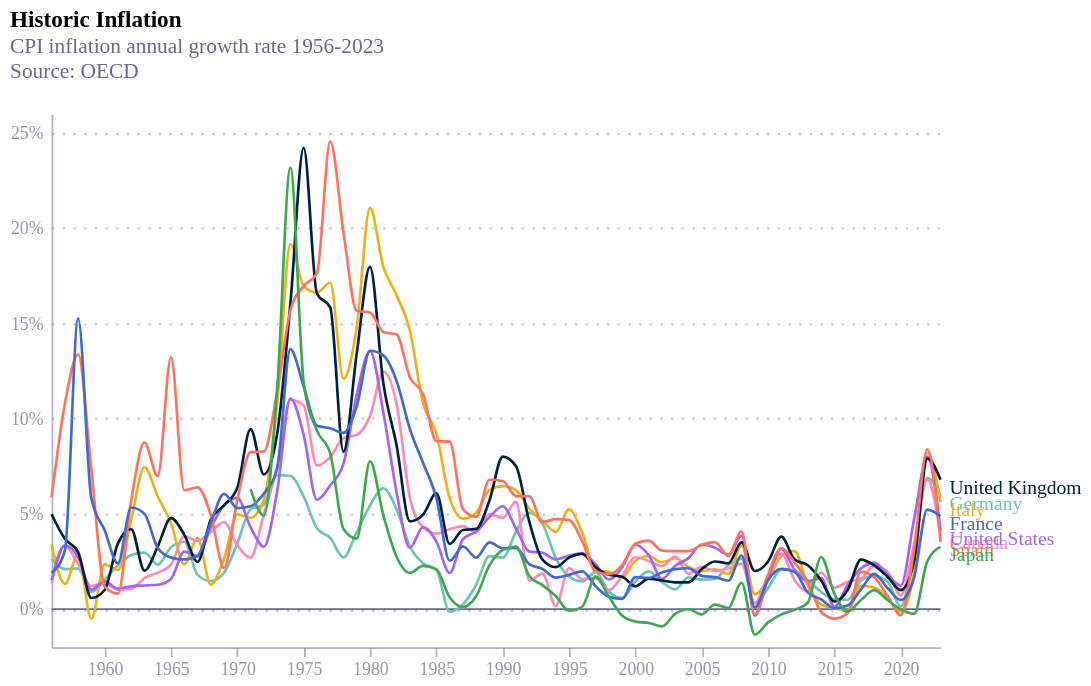

Write a Vega-Lite specification for this figure.
### Vega-Lite specification from a JSON file in a GitHub repository (floating-point values rounded to 4 significant figures; data arrays with more than 128 entries replaced by an {"elided": "..."} marker saying what was removed)
{"config": {"font": "Circular Std", "mark": {"line": {"interpolate": "monotone"}}, "view": {"stroke": "transparent", "width": 400, "height": 300}, "range": {"category": ["#36B7B4", "#E6224B", "#F4C245", "#0063AF", "#00A767", "#179FDB", "#EB5C2E"], "diverging": ["#E6224B", "#E54753", "#C9C9C9", "#179FDB", "#122B39"], "heatmap": ["#C9C9C9", "#179FDB", "#0063AF", "#122B39"], "ordinal": ["#00A767", "#36B7B4", "#179FDB", "#0063AF", "#243B5A"]}, "axisX": {"domainColor": "#676A86", "domainOpacity": 0.5, "grid": false, "labelAngle": 0, "labelColor": "#676A86", "labelOpacity": 0.7, "orient": "bottom", "tickColor": "#676A86", "tickCount": 10, "tickOpacity": 0.5, "title": false, "titleAlign": "center", "titleAnchor": "middle", "titleColor": "#676A86", "titleFontSize": 12, "titleOpacity": 0.8, "titleY": -15}, "axisY": {"domainColor": "#676A86", "domainOpacity": 0.5, "gridColor": "#676A86", "gridDash": [1, 5], "gridOpacity": 0.5, "labelColor": "#676A86", "labelOpacity": 0.7, "labelPadding": 5, "tickColor": "#676A86", "tickCount": 8, "tickOpacity": 0.5, "ticks": false, "titleAlign": "left", "titleAngle": 0, "titleBaseline": "bottom", "titleColor": "#676A86", "titleFontSize": 12, "titleOpacity": 0.8, "titleX": 0, "titleY": -7}}, "layer": [{"data": {"name": "data-a0a55d106695e8d630baff0f16eee66d"}, "mark": {"type": "rule", "color": "#676A86"}, "encoding": {"y": {"field": "y", "type": "quantitative"}}}, {"data": {"name": "data-133299fe8a9287773026d8fc781208ce"}, "mark": {"type": "line", "interpolate": "monotone"}, "encoding": {"color": {"field": "country", "legend": null, "scale": {"domain": ["United Kingdom", "France", "Italy", "Spain", "Germany", "Japan", "Canada", "United States"], "range": ["#001f3f", "#4269d0", "#efb118", "#ff725c", "#6cc5b0", "#3ca951", "#ff8ab7", "#a463f2", "#97bbf5", "#9c6b4e"]}, "type": "nominal"}, "size": {"condition": {"test": "(datum.country === ' United Kingdom')", "value": 1.5}, "value": 1.5}, "strokeDash": {"condition": {"test": "(datum.country === ' United Kingdom')", "value": [0]}, "value": [0]}, "x": {"field": "date", "title": "", "type": "temporal"}, "y": {"axis": {"labelExpr": "format(datum.value,',') + '%'"}, "field": "value", "title": "", "type": "quantitative"}}, "title": {"text": "Historic Inflation", "anchor": "start", "subtitle": ["CPI inflation annual growth rate 1956-2023", "Source: OECD", ""], "subtitleColor": "#676A86"}}, {"data": {"name": "data-133299fe8a9287773026d8fc781208ce"}, "mark": {"type": "text", "align": "left", "dx": 5, "dy": 5}, "encoding": {"color": {"field": "country", "type": "nominal"}, "text": {"field": "country", "type": "nominal"}, "x": {"aggregate": "max", "field": "date", "type": "temporal"}, "y": {"aggregate": {"argmax": "date"}, "field": "value", "type": "quantitative"}}}], "height": 300, "width": 500, "$schema": "https://vega.github.io/schema/vega-lite/v5.17.0.json", "datasets": {"data-a0a55d106695e8d630baff0f16eee66d": [{"y": 0}], "data-133299fe8a9287773026d8fc781208ce": {"elided": "529 records"}}}
